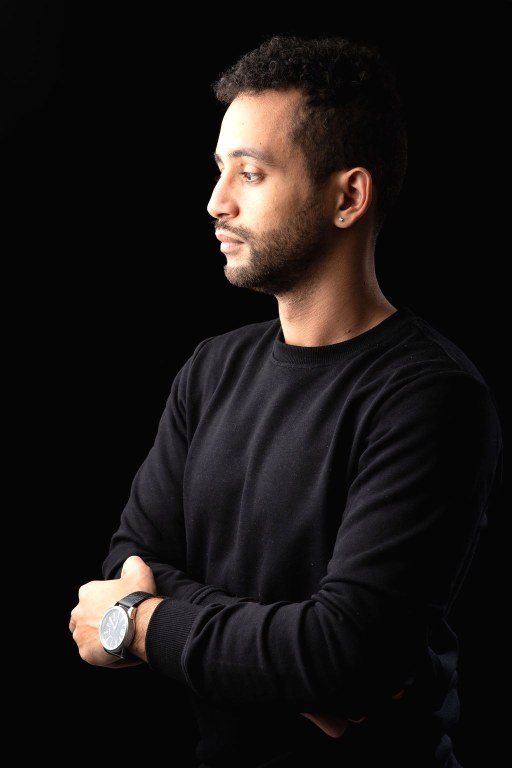
#> input picture src/assets/portrait.jpg, 1024 x 1536 px (shown at 1/2 size); its folder holds only this picture in this run
$ python generate-images.py
#> lines starting #> are read from the running program, lines starting #| are printed output that depends on the picture
#!/usr/bin/env python3
"""Generate the favicon and the social share card.

    python3 tools/generate-images.py

Both are derived from the tokens in src/styles/global.css and from the same
portrait the hero uses, so a share on LinkedIn looks like the page it links
to. Fonts are downloaded into build/ on first run.

Re-run after any change to the palette, the wordmark or the tagline.
"""

import pathlib
import re
import sys
import urllib.request

from PIL import Image, ImageDraw, ImageFont

ROOT = pathlib.Path(__file__).resolve().parent.parent
BUILD = ROOT / "build"
PORTRAIT = ROOT / "src" / "assets" / "portrait.jpg"

# Dark-substrate tokens, kept in sync with src/styles/global.css
PAPER = (5, 5, 6)
INK = (242, 241, 237)
MUTED = (139, 139, 133)
ACCENT = (129, 140, 248)
ACCENT_2 = (192, 132, 252)

WORDMARK = "PANIAGUA.DEV"
TAGLINE = "Sole proprietorship, Geneva"
FOOTNOTE = "Expert Front-End & Workflow Digitalisation"

USER_AGENT = (
    "Mozilla/5.0 (X11; Linux x86_64) AppleWebKit/537.36 (KHTML, like Gecko)"
    " Chrome/126.0 Safari/537.36"
)


def font(family: str, weight: int, size: int) -> ImageFont.FreeTypeFont:
    """Load a Fontshare face, downloading the TrueType build on first use.

    Pillow cannot read woff2, which is what the site ships, so the generator
    pulls the TrueType variant of the same face instead.
    """
    BUILD.mkdir(exist_ok=True)
    path = BUILD / f"{family}-{weight}.ttf"

    if not path.exists():
        css_url = f"https://api.fontshare.com/v2/css?f[]={family}@{weight}"
        request = urllib.request.Request(css_url, headers={"User-Agent": USER_AGENT})
        css = urllib.request.urlopen(request, timeout=30).read().decode()
        match = re.search(r"url\('(//[^']+\.ttf)'\)", css)
        if match is None:
            raise RuntimeError(f"no TrueType build offered for {family}@{weight}")
        data = urllib.request.urlopen(
            urllib.request.Request("https:" + match.group(1),
                                   headers={"User-Agent": USER_AGENT}),
            timeout=30,
        ).read()
        path.write_bytes(data)
        print(f"  downloaded font: {path.name}")

    return ImageFont.truetype(str(path), size)


def build_share_card() -> pathlib.Path:
    """1200x630 card echoing the hero: copy on the left, portrait on the right."""
    width, height = 1200, 630
    card = Image.new("RGB", (width, height), PAPER)

    # Portrait column, cropped to fill rather than squashed.
    column = 430
    portrait = Image.open(PORTRAIT).convert("RGB")
    scale = max(column / portrait.width, height / portrait.height)
    resized = portrait.resize(
        (round(portrait.width * scale), round(portrait.height * scale)),
        Image.LANCZOS,
    )
    left = (resized.width - column) // 2
    # Bias the crop upward so the face is not cut at the chin.
    top = max(0, (resized.height - height) // 2 - round(height * 0.06))
    card.paste(resized.crop((left, top, left + column, top + height)),
               (width - column, 0))

    draw = ImageDraw.Draw(card)
    margin = 72

    draw.text((margin, 214), WORDMARK, font=font("switzer", 900, 62), fill=INK)
    draw.text((margin, 306), TAGLINE, font=font("switzer", 400, 27), fill=MUTED)
    # The accent is a two-stop ramp on the site, so the rule carries it too.
    for offset in range(96):
        blend = offset / 95
        colour = tuple(
            round(ACCENT[c] + (ACCENT_2[c] - ACCENT[c]) * blend) for c in range(3)
        )
        draw.rectangle([margin + offset, 372, margin + offset, 376], fill=colour)
    draw.text((margin, 410), FOOTNOTE, font=font("switzer", 400, 21), fill=MUTED)

    target = ROOT / "public" / "og-image.png"
    target.parent.mkdir(parents=True, exist_ok=True)
    card.save(target, optimize=True)
    return target


# [53 lines left out: function build_favicon, not called in this run]


def main() -> int:
    if not PORTRAIT.exists():
        print(f"Portrait not found: {PORTRAIT}")
        print("Run tools/grade-portrait.py first.")
        return 1

    for build in (build_share_card, build_favicon):
        path = build()
        print(f"{path.name}  {path.stat().st_size:,} bytes")
#> this loop made 1 pass
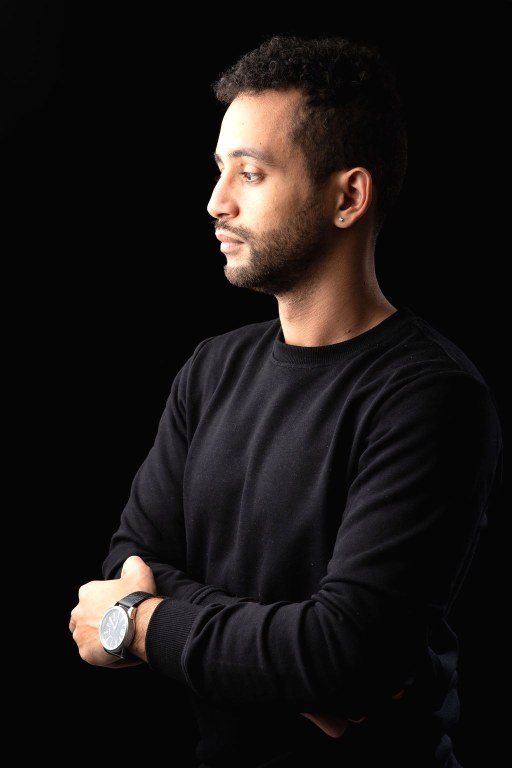
#> input picture src/assets/portrait.jpg, 1024 x 1536 px (shown at 1/2 size)
#> pass 1, in build_share_card, `resized = portrait.resize( (round(portrait.width * scale), round(portr..`:
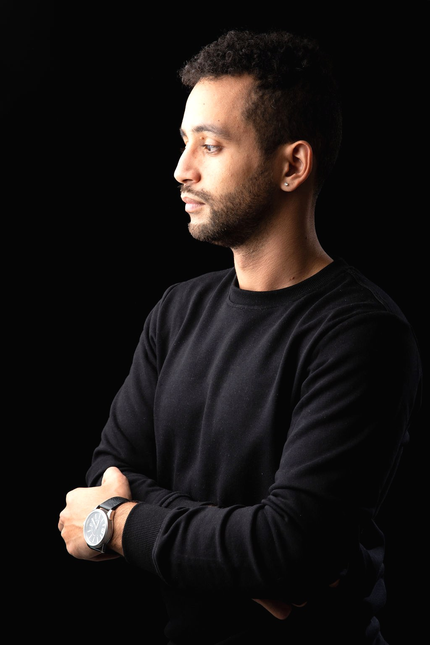
#> resized: PIL image 430x645 RGB; mean R, G, B 25.2, 21.4, 20.3
#> pass 1, in build_share_card, `card.save(target, optimize=True)`:
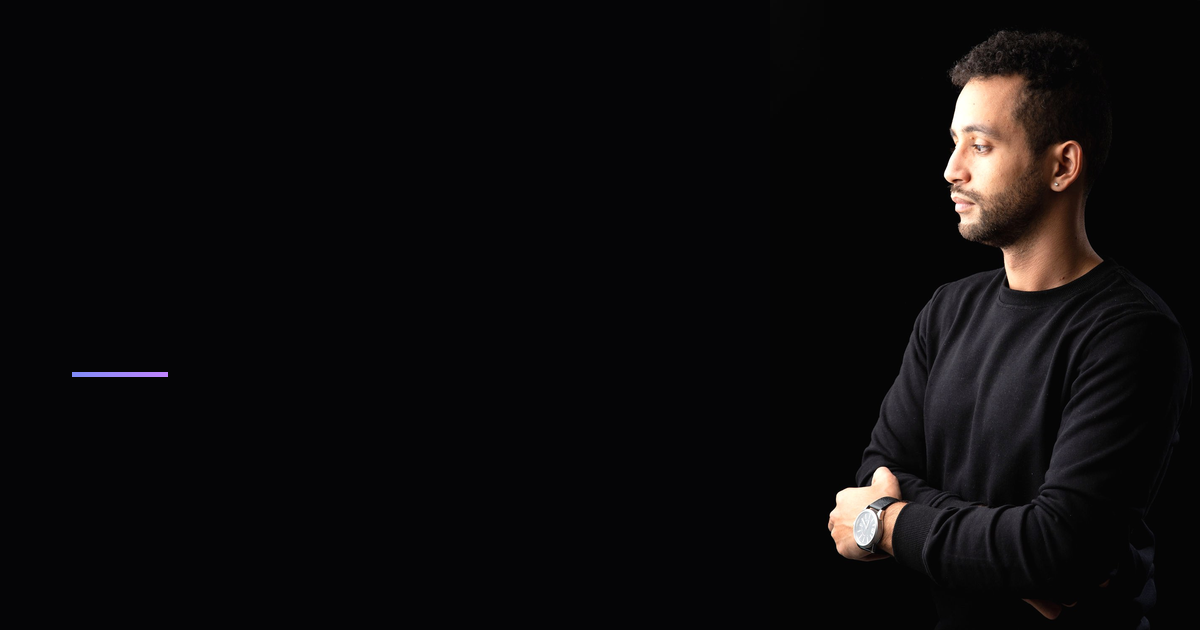
#> saved as og-image.png: PIL image 1200x630 RGB; mean R, G, B 12.5, 11.1, 11.4
    return 0


if __name__ == "__main__":
#> (the run stopped early here; a loop or call above may not have finished)
